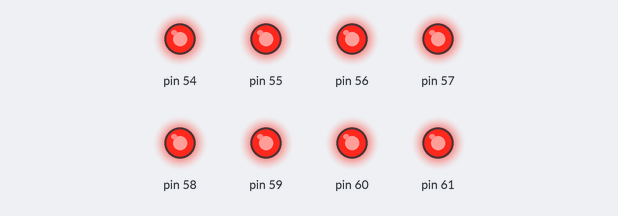
A sketch run on a simulated Arduino Mega 2560, built with avr-gcc and run on an emulated ATmega2560. Parts: output pins drawn as LEDs (lit = HIGH).

Above: at 0.1 s.
Timing chart, 0 to 1.6 s (numbered marks = the images above):
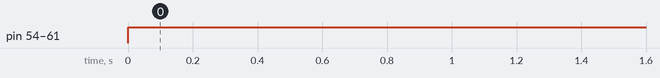

The sketch:

sketch.ino
```cpp
void setup() {
  // put your setup code here, to run once:
  volatile char *DDR;
  DDR = 0x30;
  *DDR = 0xFF;
}

void loop() {
  // put your main code here, to run repeatedly:
  volatile  char *out;
  out = 0x31;
  //*out =0x0f;
  *out = 255;
}
```

Measured:
- by itself, pin 54–61: LOW → HIGH at 0.00 s
